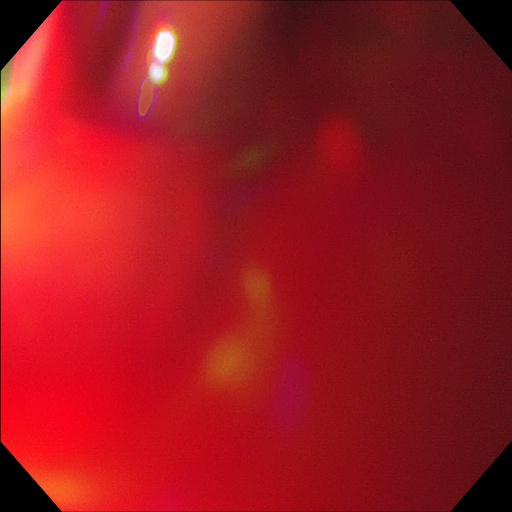
#> input picture Prueba/RE/010070.jpg, 512 x 512 px; its folder holds only this picture in this run
$ python cutNoRE.py   (older library calls are emulated)
#> lines starting #> are read from the running program, lines starting #| are printed output that depends on the picture; after the words box and inside, x2 and y2 are one past the last pixel; in counts of white or black regions, pixels touching at a corner belong together
### CutDM/rOI.py
# -*- coding: utf-8 -*-
"""
Created on Wed Jul 31 10:22:47 2019

@author: Nataly
"""
import cv2
import numpy as np
def ROI(ima):


    imA=cv2.cvtColor(ima,cv2.COLOR_RGB2XYZ)
    I,I,II=cv2.split(imA)

    ta=II.shape
    ta=list(ta)
    #plt.imshow(II, cmap=plt.cm.gray)
    #plt.show()
    MIN=int(np.min(II))
    MAX=int(np.max(II))

    hist = cv2.calcHist([II],[0],None,[MAX+1],[MIN,MAX])
    hist = cv2.calcHist([II],[0],None,[256],[0,255])
    #plt.plot(hist)
    #plt.show()

    div=6
    #div=6
    nuevohist=hist.tolist()
    l=int(len(nuevohist)/div)
    i=1
    a=0
    suma=np.zeros((div))
    valm=0
    hasta=0
    for y in range(1,div+1):
        suma[a]=int(sum(np.asarray(nuevohist[i:int(l)*y])))
        if suma[a]>valm:
            valm=suma[a]
            hasta=y
        i=int(l)*y+1
        a=a+1
    #print(l)
    #print(hasta)

    porcen=0.3
    ##G
    ##z2

    #porcen=0.2
    #"""
    a=hist[:int((l*hasta)*porcen)]
    a=a.tolist()
    hist=hist.tolist()
    u=np.max(a)
    umbral1 = hist.index(u)
    a=a[umbral1:]

    uu=np.min(a)
    histb=hist[umbral1:]

    umbral=histb.index(uu)
    #print(umbral)
    umbral=umbral+len(hist[:umbral1])
    #"""
    #umbral=int((l*hasta)*porcen)
    binary=II.copy()
    print(umbral)
    for f in range(ta[0]):
        for c in range (ta[1]):
            if II[f,c]<=umbral:
                binary[f,c]=0
            else:
                binary[f,c]=1

    binary = (binary*255).astype(np.uint8)
    #plt.imshow(binary, cmap=plt.cm.gray)
    #plt.show()
    #"""
    ### Transformaciones Morfologicas
   ## sin log ope 30 close 37

    kernel = cv2.getStructuringElement(cv2.MORPH_ELLIPSE, (27, 27))
    openi = cv2.morphologyEx(binary, cv2.MORPH_OPEN, kernel)

    kernel = cv2.getStructuringElement(cv2.MORPH_ELLIPSE, (37, 37))
    close=cv2.morphologyEx(openi, cv2.MORPH_CLOSE, kernel)

    #contours,hierachy = cv2.findContours(close,cv2.RETR_LIST,cv2.CHAIN_APPROX_SIMPLE)
    _,contours,_ = cv2.findContours(close,cv2.RETR_LIST,cv2.CHAIN_APPROX_SIMPLE)
    areas = [cv2.contourArea(c) for c in contours]
    max_index = np.argmax(areas)
    cnt=contours[max_index]
    x,y,w,h = cv2.boundingRect(cnt)
    # [9 lines of commented-out code are left out]
    tru=15
    for f in range ((y+tru),(y+h-tru)):
        for c in range(x+tru,(x+w-tru)):
            #print(f,c)
            if close[f+tru,c+tru]==255 or close[f+tru,c]==255 or close[f,c+tru]==255 and close[f,c]==0:
                close[f,c]=255
            else:
                close[f,c]=close[f,c]

    return close

### funciones/ventaneo.py
# -*- coding: utf-8 -*-
"""
Created on Sun Aug 18 10:07:32 2019

@author: Nataly
"""

def ventaneoo(tamañoa1A, tamañoa1B,a,b,fa1,ca1, otra):
    vecesA = int(a/tamañoa1A)
    vecesB = int(b/tamañoa1B)
    croppeda1 = otra[fa1:fa1+tamañoa1A,ca1:ca1+tamañoa1B]
    if ca1==tamañoa1B*vecesB-tamañoa1B:
        croppeda1 = otra[fa1:fa1+tamañoa1A,ca1:b]
    if fa1==tamañoa1A*vecesA-tamañoa1A :
         if ca1==tamañoa1B*vecesB-tamañoa1B:
            croppeda1 = otra[fa1:,ca1:]
         else:
             croppeda1 = otra[fa1:,ca1:ca1+tamañoa1B]

    return croppeda1

# [39 lines left out: function ventadibujo, not called in this run]

### Prueba/RE/cutNoRE.py
# -*- coding: utf-8 -*-
"""
Created on Sat Aug  3 17:36:19 2019

@author: Usuario
"""
from pathlib import Path
datafolder=Path("C:/Users/Nataly/Documents/Trabajo-de-grado_Artefactos/balanceoRE/txt")
import sys
sys.path.insert(1,'C:/Users/Nataly/Documents/Trabajo-de-grado_Artefactos/funciones')
from yolovoc import yolo2voc
from readboxes import read_boxes
from rOI import ROI
from ventaneo import ventaneoo


import cv2
import numpy as np
import glob

from matplotlib import pyplot as plt


for image in glob.glob('*.jpg'):
    # image = '00002.jpg'
    im = cv2.imread(image)
#> im is the input picture: shape (512, 512, 3); mean B, G, R 31.4, 24.8, 155
    aa,bb,c = im.shape
#> aa = 512; bb = 512; c = 3
    imaROI=ROI(im)
#> in ROI, `imA=cv2.cvtColor(ima,cv2.COLOR_RGB2XYZ)`: imA: shape (512, 512, 3); mean of channels 0, 1, 2 49.8, 35.6, 150.8
#> in ROI, `I,I,II=cv2.split(imA)`:
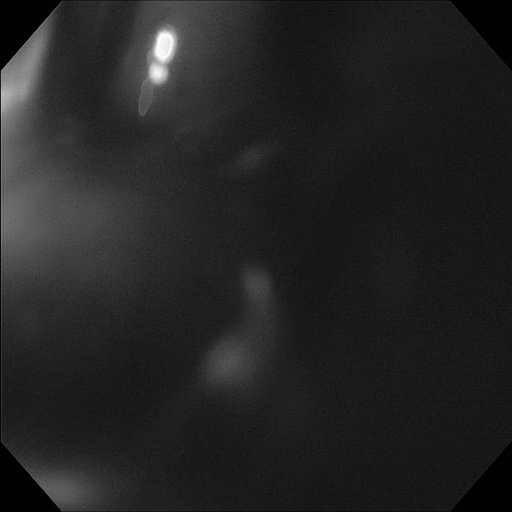
#> I: shape (512, 512); min 0, max 255, mean 35.6
#> in ROI, `I,I,II=cv2.split(imA)`:
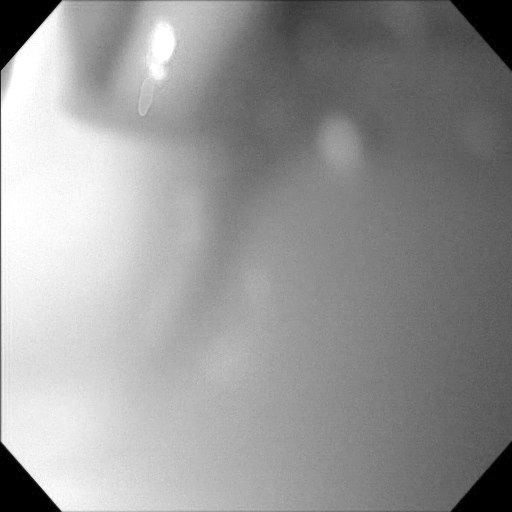
#> II: shape (512, 512); min 0, max 255, mean 150.8
#> in ROI, `MIN=int(np.min(II))`: MIN = 0
#> in ROI, `MAX=int(np.max(II))`: MAX = 255
#> in ROI, `hist = cv2.calcHist([II],[0],None,[MAX+1],[MIN,MAX])`: hist = 256 values, max 6670 at index 0, min 0 at index 255, mean 1014.3
#> in ROI, `nuevohist=hist.tolist()`: nuevohist = 256 items, first 6: [6670], [572], [323], [219], [227], [144]
#> in ROI, `l=int(len(nuevohist)/div)`: l = 42
#> the loop in ROI, `for y in range(1,div+1):` made 6 passes
#> i on passes 1 to 6: 43, 85, 127, 169, 211, 253
#> after the loop in ROI, `for y in range(1,div+1):`: a = 6; hasta = 3; suma = [2158, 7864, 79495, 64264, 46323, 45739]; valm = 79495
#> in ROI, `a=hist[:int((l*hasta)*porcen)]`: a = 37 values, max 6670 at index 0, min 3 at index 30, mean 237.6
#> in ROI, `a=a.tolist()`: a = 37 items, first 6: [6670], [572], [323], [219], [227], [144]
#> in ROI, `hist=hist.tolist()`: hist has the same summary as nuevohist
#> in ROI, `u=np.max(a)`: u = 6670
#> in ROI, `umbral1 = hist.index(u)`: umbral1 = 0
#> in ROI, `uu=np.min(a)`: uu = 3
#> in ROI, `histb=hist[umbral1:]`: histb has the same summary as nuevohist
#> in ROI, `umbral=histb.index(uu)`: umbral = 30
#| 30
#> after the loop in ROI, `for f in range(ta[0]):`:
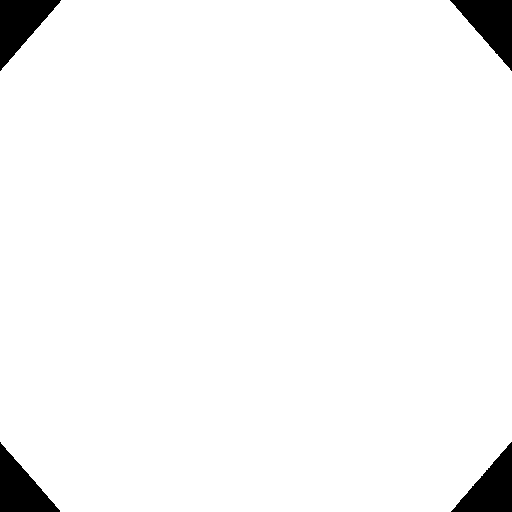
#> binary: shape (512, 512); values 0 (black) and 1 (white), 96.7% white; 4 black regions, box (x1, y1, x2, y2) and area: (450, 0, 512, 71) 2219, (0, 0, 61, 71) 2202, (451, 442, 512, 512) 2172, (0, 442, 60, 512) 2143
#> in ROI, `openi = cv2.morphologyEx(binary, cv2.MORPH_OPEN, kernel)`: openi: shape (512, 512); 96.7% white; 4 black regions, box (x1, y1, x2, y2) and area: (450, 0, 512, 71) 2220, (0, 0, 61, 71) 2202, (451, 442, 512, 512) 2176, (0, 442, 60, 512) 2143
#> in ROI, `close=cv2.morphologyEx(openi, cv2.MORPH_CLOSE, kernel)`:
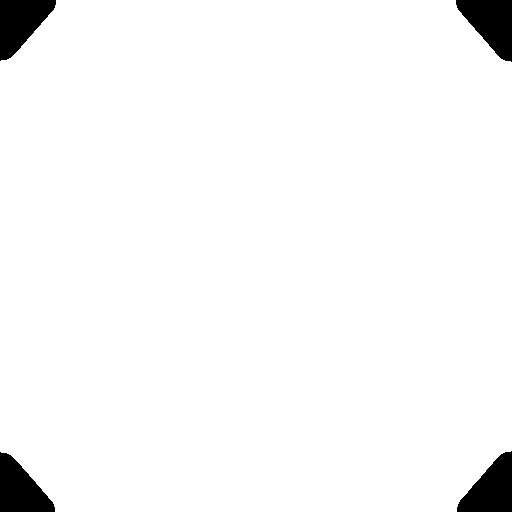
#> close: shape (512, 512); 96.8% white; 4 black regions
#> in ROI, `_,contours,_ = cv2.findContours(close,cv2.RETR_LIST,cv2.CHAIN_APPROX_S..`: contours = 1 contour; box (x1, y1, x2, y2) and area: (0, 0, 512, 512) 252800
#> in ROI, `areas = [cv2.contourArea(c) for c in contours]`: areas = [252800]
#> in ROI, `max_index = np.argmax(areas)`: max_index = 0
#> in ROI, `cnt=contours[max_index]`: cnt = contour of 96 points, box (x1, y1, x2, y2) (0, 0, 512, 512), area 252800
#> in ROI, `x,y,w,h = cv2.boundingRect(cnt)`: x = 0; w = 512
#> after the loop in ROI, `for f in range ((y+tru),(y+h-tru)):`:
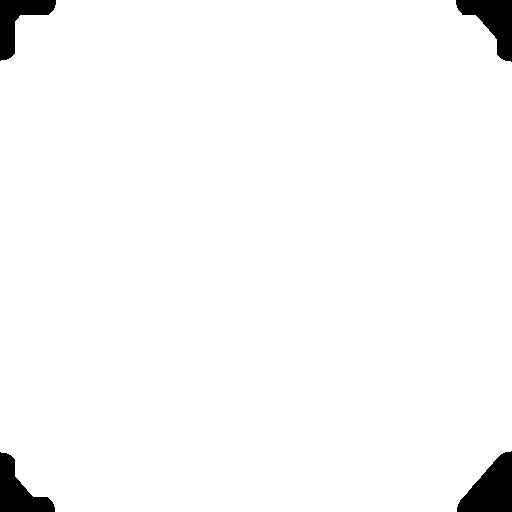
#> close: shape (512, 512); 97.4% white; 4 black regions, box (x1, y1, x2, y2) and area: (457, 451, 512, 512) 2095, (456, 0, 512, 62) 1731, (0, 452, 55, 512) 1619, (0, 0, 56, 61) 1479
    imaROI=cv2.normalize(imaROI, None, 0, 1, norm_type=cv2.NORM_MINMAX, dtype=cv2.CV_8UC3)
#> imaROI: shape (512, 512); values 0 (black) and 1 (white), 97.4% white; 4 black regions

    #cv2.imshow('Grays',imaROI)
    #cv2.destroyAllWindows()
    for z in range(c):
        im[:,:,z]=im[:,:,z]*imaROI
#> im: shape (512, 512, 3); 0.5% of pixels changed, all inside (x1, y1, x2, y2) = (0, 0, 512, 512)

    _,contours,_= cv2.findContours(imaROI,cv2.RETR_LIST,cv2.CHAIN_APPROX_SIMPLE)
#> contours = 1 contour; box (x1, y1, x2, y2) and area: (0, 0, 512, 512) 254266
    areas = [cv2.contourArea(c) for c in contours]
#> areas = [254266.5]
    max_index = np.argmax(areas)
#> max_index = 0
    cnt=contours[max_index]
#> cnt = contour of 90 points, box (x1, y1, x2, y2) (0, 0, 512, 512), area 254266
    x,y,w,h = cv2.boundingRect(cnt)
#> x = 0; y = 0; w = 512; h = 512
    a,b,ch = im[y:y+h,x:x+w].shape
#> a = 512; b = 512; ch = 3
    im=im[y:y+h,x:x+w]
# [18 lines of commented-out code are left out]
    tamañoa1A=300
    tamañoa1B=300
    rea1=0
    for fa1 in range(0,a-tamañoa1A,tamañoa1A):
       for ca1 in range(0,b-tamañoa1B,tamañoa1B):
            croppeda1=ventaneoo(tamañoa1A, tamañoa1B,a,b,fa1,ca1, im)
#            dire='C:/Users/Nataly/Documents/Trabajo-de-grado_Artefactos/balanceoDM/500x500/NO/3/'+image[0:len(image)-3]+'-'+str(rea1)+'.jpg'
            dire='C:/Users/Nataly/Documents/Trabajo-de-grado_Artefactos/Prueba/cutparaDM/RE/'+image[0:len(image)-3]+'-'+str(rea1)+'.jpg'
            cv2.imwrite(dire,croppeda1)
            rea1=rea1+1
#> this loop made 1 pass
#> pass 1, in ventaneoo, `croppeda1 = otra[fa1:fa1+tamañoa1A,ca1:ca1+tamañoa1B]`:
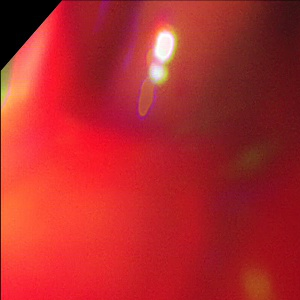
#> croppeda1: shape (300, 300, 3); mean B, G, R 44, 41, 179.2
#> pass 1, in ventaneoo, `croppeda1 = otra[fa1:fa1+tamañoa1A,ca1:b]`:
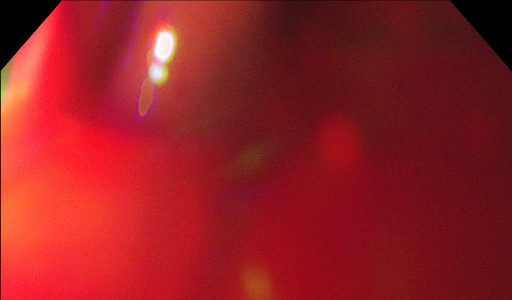
#> croppeda1: shape (300, 512, 3); mean B, G, R 35.3, 30.7, 148.4
#> after the loop, rea1 = 1
    print(image,rea1)
#| 010070.jpg 1

$ run again, on Prueba/RE/1772_A_M62_00593.jpg
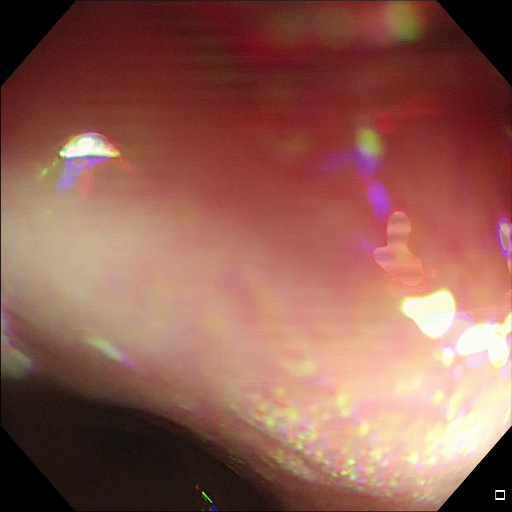
#> input picture Prueba/RE/1772_A_M62_00593.jpg, 512 x 512 px
#> im is the input picture: shape (512, 512, 3); mean B, G, R 81.1, 93.6, 144
#> imA: shape (512, 512, 3); mean of channels 0, 1, 2 92.9, 94.6, 148.4
#> MIN = 0
#> MAX = 255
#> in ROI, `hist = cv2.calcHist([II],[0],None,[MAX+1],[MIN,MAX])`: hist = 256 values, max 10711 at index 0, min 0 at index 255, mean 936.2
#> nuevohist = 256 items, first 6: [10711], [902], [397], [257], [194], [118]
#> l = 42
#> the loop in ROI, `for y in range(1,div+1):` made 6 passes
#> i on passes 1 to 6: 43, 85, 127, 169, 211, 253
#> after the loop in ROI, `for y in range(1,div+1):`: a = 6; hasta = 5; suma = [21944, 16683, 48989, 43864, 55142, 35575]; valm = 55142
#> in ROI, `a=hist[:int((l*hasta)*porcen)]`: a = 63 values, max 10711 at index 0, min 23 at index 14, mean 592.6
#> in ROI, `a=a.tolist()`: a = 63 items, first 6: [10711], [902], [397], [257], [194], [118]
#> in ROI, `hist=hist.tolist()`: hist has the same summary as nuevohist
#> u = 10711
#> umbral1 = 0
#> uu = 23
#> histb has the same summary as nuevohist
#> umbral = 14
#| 14
#> openi: shape (512, 512); 95% white; 8 black regions (3 under 20 px), largest, box (x1, y1, x2, y2) and area: (0, 377, 76, 512) 3371, (0, 0, 76, 87) 3306, (437, 0, 512, 85) 3247, (438, 428, 512, 512) 3211, (201, 494, 213, 512) 71
#> in ROI, `_,contours,_ = cv2.findContours(close,cv2.RETR_LIST,cv2.CHAIN_APPROX_S..`: contours = 1 contour; box (x1, y1, x2, y2) and area: (0, 0, 512, 512) 248491
#> in ROI, `areas = [cv2.contourArea(c) for c in contours]`: areas = [248491]
#> in ROI, `max_index = np.argmax(areas)`: max_index = 0
#> in ROI, `cnt=contours[max_index]`: cnt = contour of 108 points, box (x1, y1, x2, y2) (0, 0, 512, 512), area 248491
#> in ROI, `x,y,w,h = cv2.boundingRect(cnt)`: x = 0; w = 512
#> after the loop in ROI, `for f in range ((y+tru),(y+h-tru)):`:
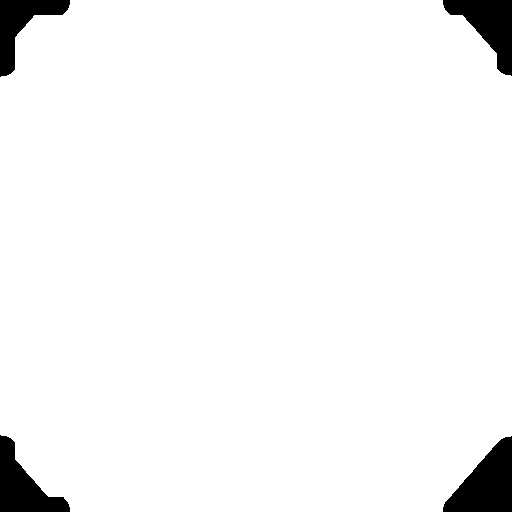
#> close: shape (512, 512); 96.1% white; 4 black regions, box (x1, y1, x2, y2) and area: (443, 436, 512, 512) 3138, (443, 0, 512, 76) 2549, (0, 435, 70, 512) 2536, (0, 0, 70, 77) 2131
#> imaROI: shape (512, 512); values 0 (black) and 1 (white), 96.1% white; 4 black regions
#> `_,contours,_= cv2.findContours(imaROI,cv2.RETR_LIST,cv2.CHAIN_APPROX_S..`: contours = 1 contour; box (x1, y1, x2, y2) and area: (0, 0, 512, 512) 250864
#> `areas = [cv2.contourArea(c) for c in contours]`: areas = [250864.5]
#> `max_index = np.argmax(areas)`: max_index = 0
#> `cnt=contours[max_index]`: cnt = contour of 102 points, box (x1, y1, x2, y2) (0, 0, 512, 512), area 250864
#> `x,y,w,h = cv2.boundingRect(cnt)`: x = 0; w = 512
#> the loop `for fa1 in range(0,a-tamañoa1A,tamañoa1A):` made 1 pass
#> pass 1, in ventaneoo, `croppeda1 = otra[fa1:fa1+tamañoa1A,ca1:b]`:
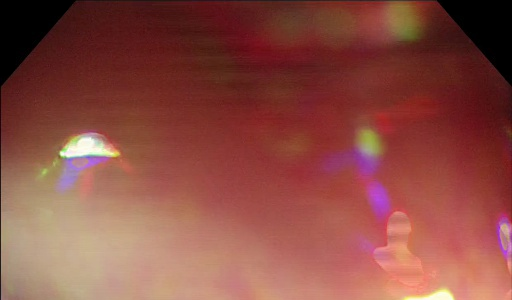
#> croppeda1: shape (300, 512, 3); mean B, G, R 66.5, 75.5, 139
#> after the loop `for fa1 in range(0,a-tamañoa1A,tamañoa1A):`: rea1 = 1
#| 1772_A_M62_00593.jpg 1

$ run again, on Prueba/RE/AN12_184.jpg
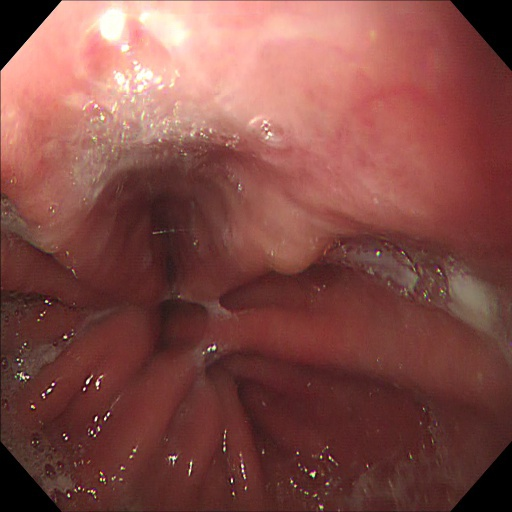
#> input picture Prueba/RE/AN12_184.jpg, 512 x 512 px
#> im is the input picture: shape (512, 512, 3); mean B, G, R 70.4, 76.3, 131.4
#> imA: shape (512, 512, 3); mean of channels 0, 1, 2 80, 79, 134.3
#> in ROI, `I,I,II=cv2.split(imA)`:
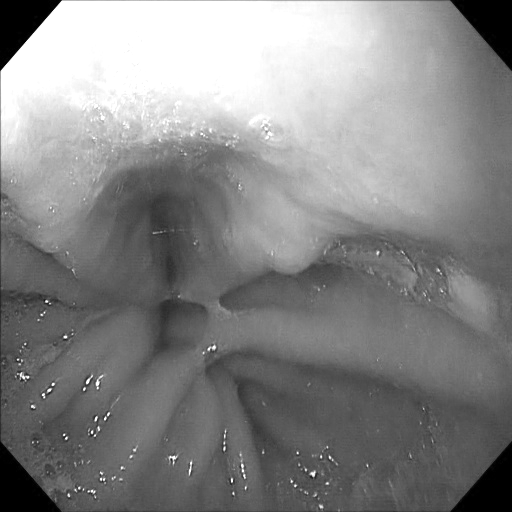
#> II: shape (512, 512); min 0, max 255, mean 134.3
#> MIN = 0
#> MAX = 255
#> in ROI, `hist = cv2.calcHist([II],[0],None,[MAX+1],[MIN,MAX])`: hist = 256 values, max 6853 at index 0, min 0 at index 255, mean 935.7
#> nuevohist = 256 items, first 6: [6853], [612], [296], [198], [210], [121]
#> l = 42
#> the loop in ROI, `for y in range(1,div+1):` made 6 passes
#> i on passes 1 to 6: 43, 85, 127, 169, 211, 253
#> after the loop in ROI, `for y in range(1,div+1):`: a = 6; hasta = 3; suma = [2018, 31296, 113357, 28978, 29520, 19582]; valm = 113357
#> in ROI, `a=hist[:int((l*hasta)*porcen)]`: a = 37 values, max 6853 at index 0, min 2 at index 28, mean 238.4
#> in ROI, `a=a.tolist()`: a = 37 items, first 6: [6853], [612], [296], [198], [210], [121]
#> in ROI, `hist=hist.tolist()`: hist has the same summary as nuevohist
#> u = 6853
#> umbral1 = 0
#> uu = 2
#> histb has the same summary as nuevohist
#> umbral = 28
#| 28
#> in ROI, `_,contours,_ = cv2.findContours(close,cv2.RETR_LIST,cv2.CHAIN_APPROX_S..`: contours = 1 contour; box (x1, y1, x2, y2) and area: (0, 0, 512, 512) 252785
#> in ROI, `areas = [cv2.contourArea(c) for c in contours]`: areas = [252785]
#> in ROI, `max_index = np.argmax(areas)`: max_index = 0
#> in ROI, `cnt=contours[max_index]`: cnt = contour of 92 points, box (x1, y1, x2, y2) (0, 0, 512, 512), area 252785
#> in ROI, `x,y,w,h = cv2.boundingRect(cnt)`: x = 0; w = 512
#> imaROI: shape (512, 512); values 0 (black) and 1 (white), 97.4% white; 4 black regions
#> `_,contours,_= cv2.findContours(imaROI,cv2.RETR_LIST,cv2.CHAIN_APPROX_S..`: contours = 1 contour; box (x1, y1, x2, y2) and area: (0, 0, 512, 512) 254248
#> `areas = [cv2.contourArea(c) for c in contours]`: areas = [254248]
#> `max_index = np.argmax(areas)`: max_index = 0
#> `cnt=contours[max_index]`: cnt = contour of 88 points, box (x1, y1, x2, y2) (0, 0, 512, 512), area 254248
#> `x,y,w,h = cv2.boundingRect(cnt)`: x = 0; w = 512
#> the loop `for fa1 in range(0,a-tamañoa1A,tamañoa1A):` made 1 pass
#> pass 1, in ventaneoo, `croppeda1 = otra[fa1:fa1+tamañoa1A,ca1:b]`:
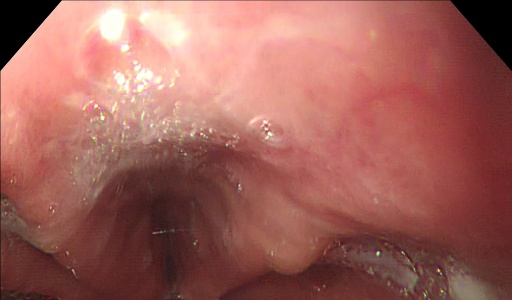
#> croppeda1: shape (300, 512, 3); mean B, G, R 90.4, 98.1, 159.9
#> after the loop `for fa1 in range(0,a-tamañoa1A,tamañoa1A):`: rea1 = 1
#| AN12_184.jpg 1

$ run again, on Prueba/RE/AN12_312.jpg
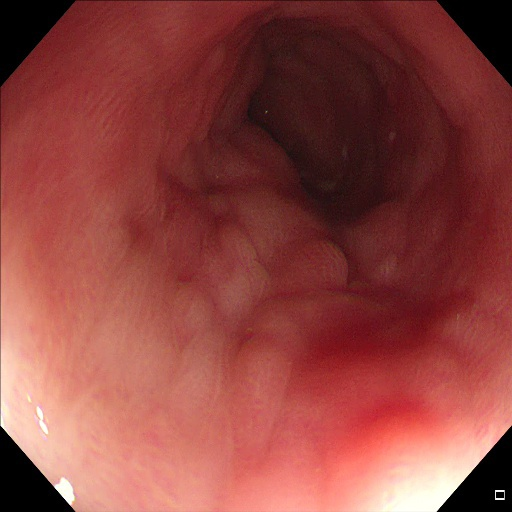
#> input picture Prueba/RE/AN12_312.jpg, 512 x 512 px
#> im is the input picture: shape (512, 512, 3); mean B, G, R 63.3, 68, 142.7
#> imA: shape (512, 512, 3); mean of channels 0, 1, 2 76.2, 72.4, 144.2
#> MIN = 0
#> MAX = 255
#> in ROI, `hist = cv2.calcHist([II],[0],None,[MAX+1],[MIN,MAX])`: hist = 256 values, max 10530 at index 0, min 0 at index 255, mean 954.8
#> nuevohist = 256 items, first 6: [10530], [789], [454], [251], [266], [168]
#> l = 42
#> the loop in ROI, `for y in range(1,div+1):` made 6 passes
#> i on passes 1 to 6: 43, 85, 127, 169, 211, 253
#> after the loop in ROI, `for y in range(1,div+1):`: a = 6; hasta = 3; suma = [3435, 34176, 62192, 53702, 37780, 35499]; valm = 62192
#> in ROI, `a=hist[:int((l*hasta)*porcen)]`: a = 37 values, max 10530 at index 0, min 3 at index 23, mean 358.8
#> in ROI, `a=a.tolist()`: a = 37 items, first 6: [10530], [789], [454], [251], [266], [168]
#> in ROI, `hist=hist.tolist()`: hist has the same summary as nuevohist
#> u = 10530
#> umbral1 = 0
#> uu = 3
#> histb has the same summary as nuevohist
#> umbral = 23
#| 23
#> openi: shape (512, 512); 95% white; 4 black regions, box (x1, y1, x2, y2) and area: (0, 0, 75, 87) 3305, (437, 0, 512, 86) 3279, (0, 426, 75, 512) 3262, (437, 427, 512, 512) 3236
#> in ROI, `_,contours,_ = cv2.findContours(close,cv2.RETR_LIST,cv2.CHAIN_APPROX_S..`: contours = 1 contour; box (x1, y1, x2, y2) and area: (0, 0, 512, 512) 248490
#> in ROI, `areas = [cv2.contourArea(c) for c in contours]`: areas = [248490.5]
#> in ROI, `max_index = np.argmax(areas)`: max_index = 0
#> in ROI, `cnt=contours[max_index]`: cnt = contour of 112 points, box (x1, y1, x2, y2) (0, 0, 512, 512), area 248490
#> in ROI, `x,y,w,h = cv2.boundingRect(cnt)`: x = 0; w = 512
#> imaROI: shape (512, 512); values 0 (black) and 1 (white), 96% white; 4 black regions
#> `_,contours,_= cv2.findContours(imaROI,cv2.RETR_LIST,cv2.CHAIN_APPROX_S..`: contours = 1 contour; box (x1, y1, x2, y2) and area: (0, 0, 512, 512) 250852
#> `areas = [cv2.contourArea(c) for c in contours]`: areas = [250851.5]
#> `max_index = np.argmax(areas)`: max_index = 0
#> `cnt=contours[max_index]`: cnt = contour of 105 points, box (x1, y1, x2, y2) (0, 0, 512, 512), area 250852
#> `x,y,w,h = cv2.boundingRect(cnt)`: x = 0; w = 512
#> the loop `for fa1 in range(0,a-tamañoa1A,tamañoa1A):` made 1 pass
#> pass 1, in ventaneoo, `croppeda1 = otra[fa1:fa1+tamañoa1A,ca1:b]`:
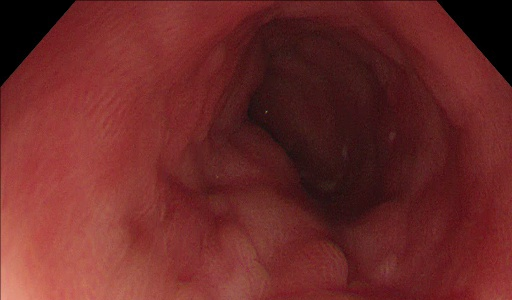
#> croppeda1: shape (300, 512, 3); mean B, G, R 39.8, 41.3, 108.6
#> after the loop `for fa1 in range(0,a-tamañoa1A,tamañoa1A):`: rea1 = 1
#| AN12_312.jpg 1
